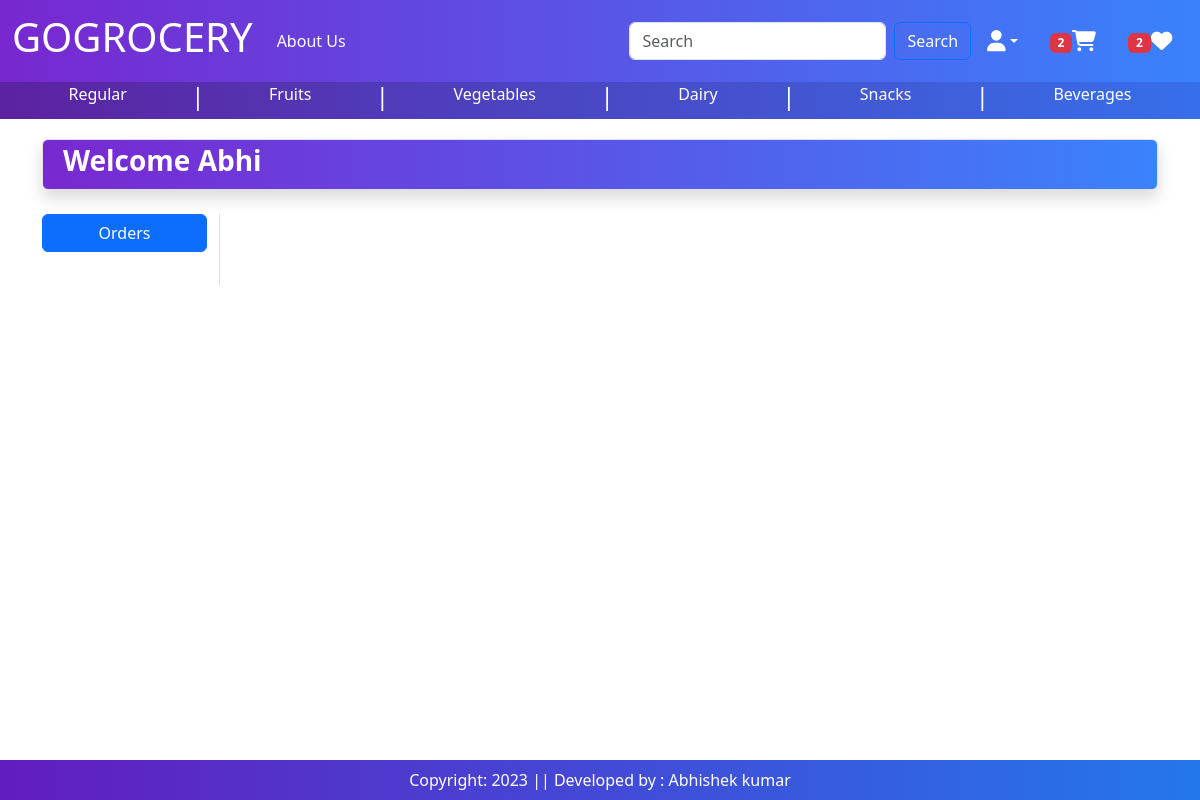
The page /orders/ (signed in) on the database as committed earlier.
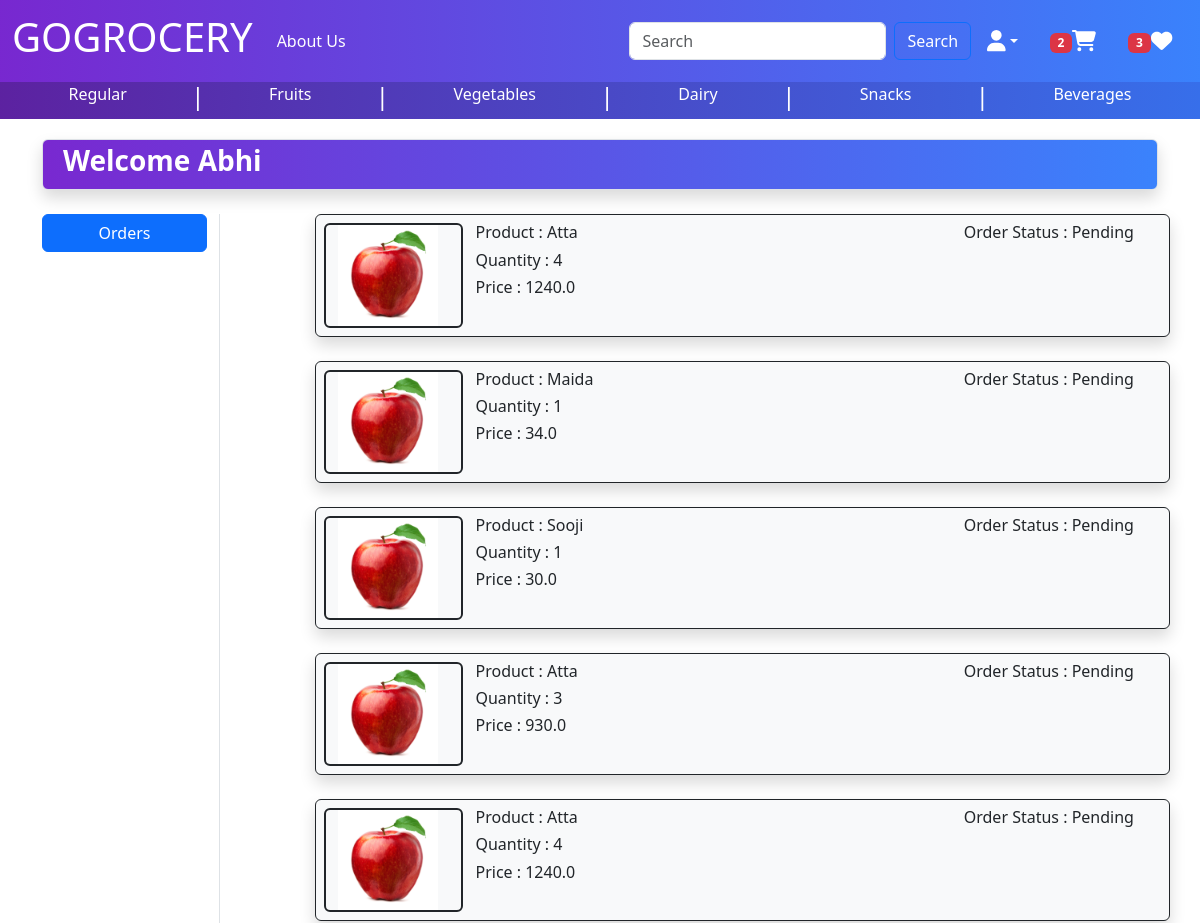
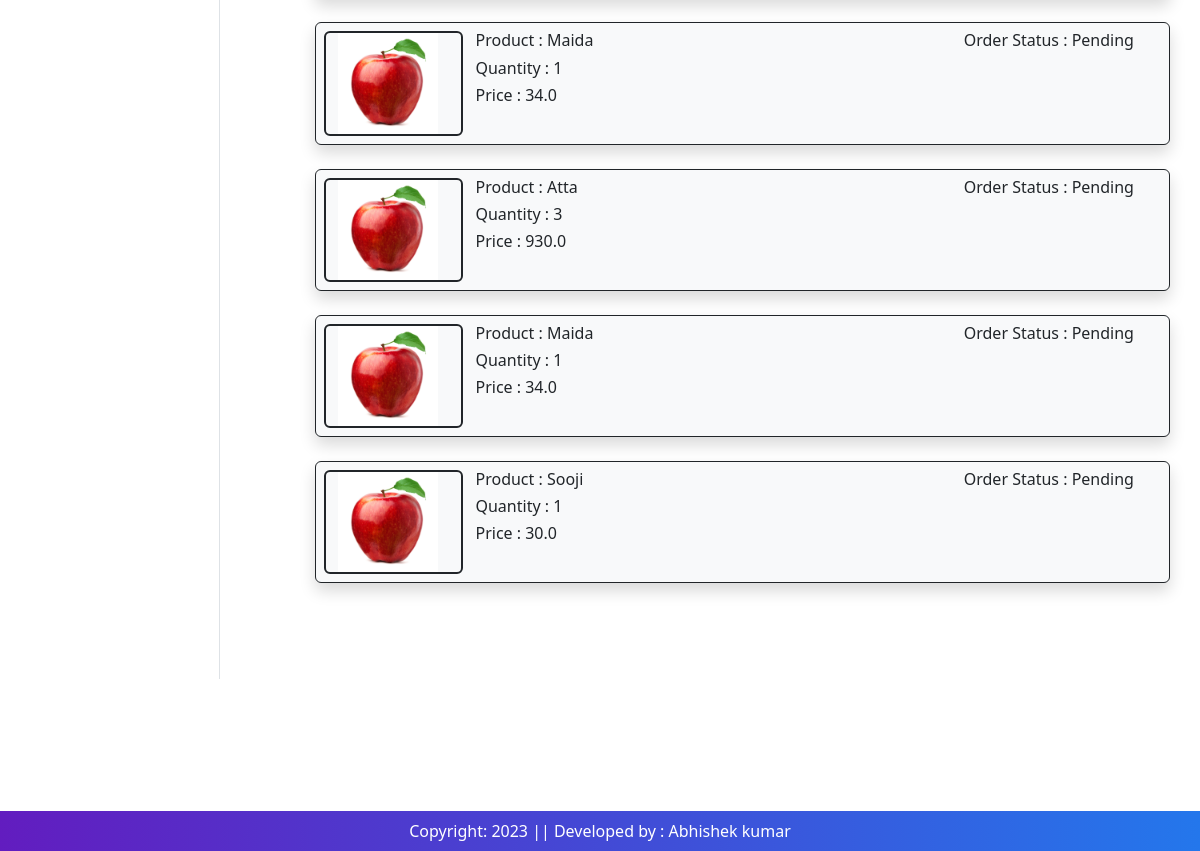
The same page on the database as committed later (2 pictures, top to bottom).
### baseapp/models.py (models this page shows, shortened)
class OrderPlaced(models.Model):
    user = models.ForeignKey(User,on_delete=models.CASCADE)
    customer = models.ForeignKey(Customer,on_delete=models.CASCADE)
    product = models.ForeignKey(Product,on_delete=models.CASCADE)
    quantity = models.PositiveIntegerField(default=1)
    ordered_date = models.DateTimeField(auto_now_add=True)
    status = models.CharField(max_length=50,choices=STATUS_CHOICES, default='Pending')
    payment = models.ForeignKey(Payment, on_delete=models.CASCADE,default="")
    @property
    def total_cost(self):
        return self.quantity * self.product.discounted_price

class Product(models.Model):
    title = models.CharField(max_length=100)
    sub_category = models.ForeignKey(SubCategory,on_delete=models.CASCADE,null=True,blank=True)
    main_category = models.ForeignKey(Category,on_delete=models.CASCADE,null=True,blank=True,default='')
    selling_price = models.FloatField(blank=True)
    discounted_price = models.FloatField(blank=True)
    description = models.TextField(blank=True)
    pack_size = models.TextField(blank=True)
    brands = models.ForeignKey(Brand,on_delete=models.CASCADE,null=True,blank=True)
    product_image = models.ImageField(upload_to='product',blank=True)

### baseapp/views.py (the view)
# urls.py: path('orders/',views.orders, name='orders'),
def orders(request):
    totalitem = 0
    wishitem = 0
    if request.user.is_authenticated:
        totalitem = len(Cart.objects.filter(user=request.user))
        wishitem = len(Wishlist.objects.filter(user=request.user))
    order_placed = OrderPlaced.objects.filter(user=request.user)
    return render(request, 'baseapp/orders.html',locals())

### baseapp/templates/baseapp/orders.html (shortened to what this page needs)
{% extends 'baseapp/base.html' %}
{% load static %}
{% block main-content %}
<div class="container my-1">
    <div class=" border p-1 gradient1-custom rounded shadow " >
        <h3 class="text-white fw-bold ms-3 ">Welcome <span class="text-capitalize">{{request.user.username}}</span></h3>
    </div>
    <br>
    <div class="row">
        <div class="col-sm-2  border-end">
            <ul class="list-unstyled">
                <li class="d-grid"><a href="{% url 'orders' %}" class="btn btn-primary">Orders</a></li>
            </ul>
        </div>
        <div class="col-sm-9 offset-sm-1">
            {% for op in order_placed %}
                <div class="row shadow p-2 bg-light border border-dark rounded">
                    <div class="col-sm-2 border border-2 border-dark rounded">
                        <img src="{% static 'app/images/product/apple.jpg' %}" class="img-fluid" height="100" width="100"/>
                    </div>
                    <div class="col-sm-7">
                        <h6 >Product : {{op.product.title}}</h6>
                        <h6 >Quantity : {{op.quantity}}</h6>
                        <h6 >Price : {{op.total_cost}}</h6>
                    </div>
                    <div class="col-sm-3">
                        <h6> Order Status : {{op.status}}</h6>
                    </div>
                </div>
                <br>
            {% endfor %}
            <br><br><br>
        </div>
    </div>
</div>
{% endblock main-content %}

Rows that differ between the two databases and show on the page:
added OrderPlaced: product "Atta", quantity "4", total_cost "1240.0", status "Pending"
added OrderPlaced: product "Maida", quantity "1", total_cost "34.0", status "Pending"
added OrderPlaced: product "Sooji", quantity "1", total_cost "30.0", status "Pending"
added OrderPlaced: product "Atta", quantity "3", total_cost "930.0", status "Pending"
added OrderPlaced: product "Atta", quantity "4", total_cost "1240.0", status "Pending"
added OrderPlaced: product "Maida", quantity "1", total_cost "34.0", status "Pending"
added OrderPlaced: product "Atta", quantity "3", total_cost "930.0", status "Pending"
added OrderPlaced: product "Maida", quantity "1", total_cost "34.0", status "Pending"
added OrderPlaced: product "Sooji", quantity "1", total_cost "30.0", status "Pending"
Other text that changed with them:
{{ wishitem }}: "2" → "3"
